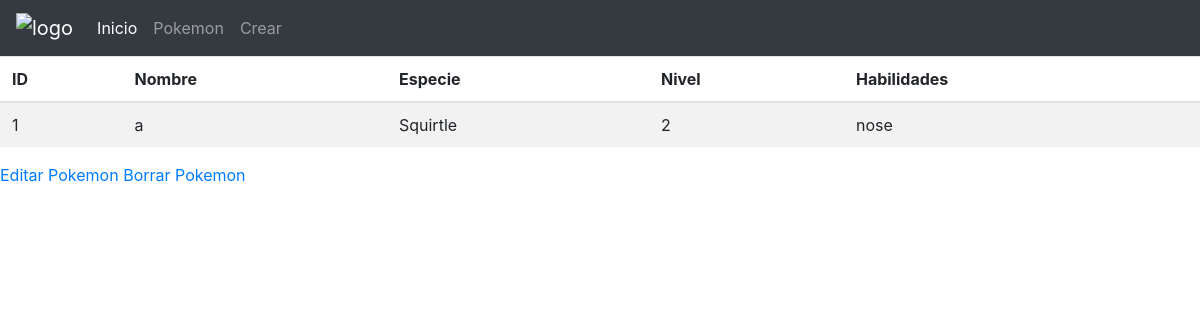
The app's page /libreria/libros/1, older data.
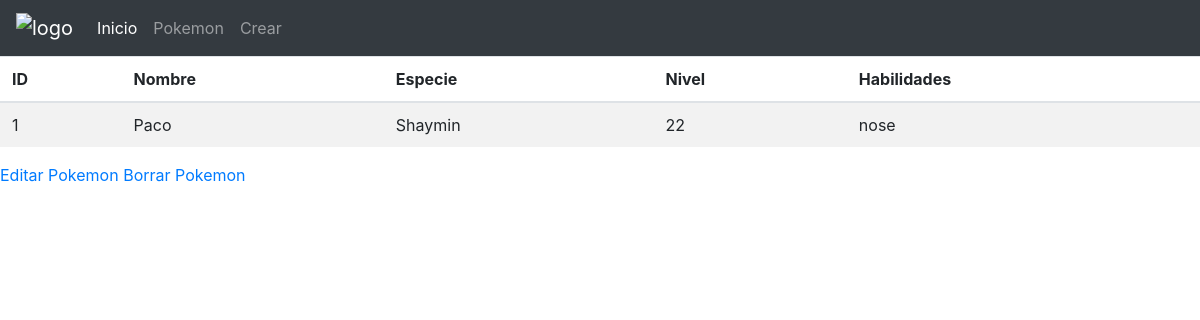
The same page, newer data.
### libreria/models.py (models this page shows, shortened)
class pokemon(models.Model):
    id = models.IntegerField(primary_key=True)
    nombre = models.CharField(max_length=30)
    especie = models.CharField(max_length=30)
    nivel = models.IntegerField()
    habilidad = models.CharField(max_length=30)

### libreria/views.py (the view, shortened to what this page needs)
# urls.py: path('libros/<int:id>',detalle_pokemon),
def detalle_pokemon(request, id):
    if request.method == "GET":
        bicho = pokemon.objects.get(id=id)
        return render(request, 'libro_detalle.html', {"pokemon": bicho})

### templates/libro_detalle.html
{% include "header.html" %}
{% block content %}
<body>
<table class="table table-striped">
                        <thead>
                            <tr>
                                <th>ID</th>
                                <th>Nombre</th>
                                <th>Especie</th>
                                <th>Nivel</th>
                                <th>Habilidades</th>
                            </tr>
                        </thead>
                        <tbody>
                                <tr>
                                    <td>{{pokemon.id}}</td>
                                    <td>{{pokemon.nombre }}</td>
                                    <td>{{pokemon.especie }}</td>
                                    <td>{{pokemon.nivel }}</td>
                                    <td>{{pokemon.habilidad}}</td>
                                </tr>
                        </tbody>
                    </table>
<a href="/libreria/libros/editar/{{ pokemon.id }}">Editar Pokemon</a>
<a href="/libreria/libros/borrar/{{ pokemon.id }}">Borrar Pokemon</a>
</body>
{% endblock %}

Row changes from the older to the newer data that the page shows:
changed pokemon "nose": nombre "a" → "Paco"; especie "Squirtle" → "Shaymin"; nivel "2" → "22"
